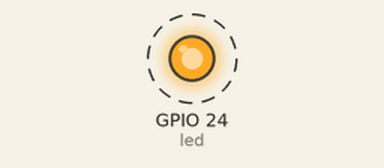
Simulated run of this program. Board: Raspberry Pi (BCM pin numbers). Parts: output pins drawn as LEDs (lit = HIGH). Dashed ring = blinking.

Above: at 0.5 s.
Timing chart, 0 to 4.6 s (numbered marks = the images above):
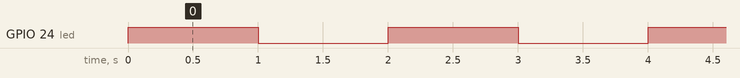

The program:

rpi_led_blinking1.py
```python
led = 24
import RPi.GPIO as GPIO
from time import sleep
GPIO.setmode(GPIO.BCM)
GPIO.setup(led,GPIO.OUT)
while True:
    GPIO.output(led,GPIO.HIGH)
    sleep(1)
    GPIO.output(led,GPIO.LOW)
    sleep(1)
```

Measured:
- by itself, GPIO 24 (led): alternates HIGH for 1.0 s and LOW for 1.0 s
